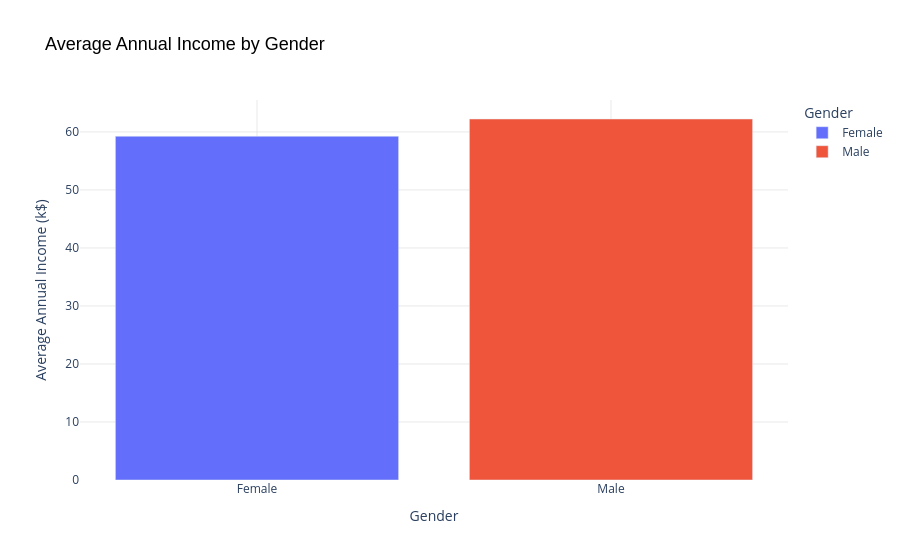

The cell this chart's notebook holds for it:
### Code cell
gender_income = df.groupby('Gender')['Annual_Income'].mean().reset_index()

fig = px.bar(gender_income,
             x='Gender',
             y='Annual_Income',
             color='Gender',
             title='Average Annual Income by Gender')

fig.update_layout(
    xaxis_title='Gender',
    yaxis_title='Average Annual Income (k$)',
    title_font=dict(size=18, family='Arial', color='black'),
    plot_bgcolor='rgba(0,0,0,0)',
    xaxis=dict(showgrid=True, gridcolor='lightgrey', gridwidth=0.5),
    yaxis=dict(showgrid=True, gridcolor='lightgrey', gridwidth=0.5)
)

fig.show()

### Figure 1 — Plotly figure (JSON) as saved in the notebook; plotly's stock layout.template omitted (floating-point values rounded to 4 significant figures)
{"data": [{"hovertemplate": "Gender=%{x}<br>Annual_Income=%{y}<extra></extra>", "legendgroup": "Female", "marker": {"color": "#636efa", "pattern": {"shape": ""}}, "name": "Female", "orientation": "v", "showlegend": true, "textposition": "auto", "type": "bar", "x": ["Female"], "xaxis": "x", "y": [59.25], "yaxis": "y"}, {"hovertemplate": "Gender=%{x}<br>Annual_Income=%{y}<extra></extra>", "legendgroup": "Male", "marker": {"color": "#EF553B", "pattern": {"shape": ""}}, "name": "Male", "orientation": "v", "showlegend": true, "textposition": "auto", "type": "bar", "x": ["Male"], "xaxis": "x", "y": [62.23], "yaxis": "y"}], "layout": {"barmode": "relative", "legend": {"title": {"text": "Gender"}, "tracegroupgap": 0}, "plot_bgcolor": "rgba(0,0,0,0)", "title": {"font": {"color": "black", "family": "Arial", "size": 18}, "text": "Average Annual Income by Gender"}, "xaxis": {"anchor": "y", "categoryarray": ["Female", "Male"], "categoryorder": "array", "domain": [0, 1], "gridcolor": "lightgrey", "gridwidth": 0.5, "showgrid": true, "title": {"text": "Gender"}}, "yaxis": {"anchor": "x", "domain": [0, 1], "gridcolor": "lightgrey", "gridwidth": 0.5, "showgrid": true, "title": {"text": "Average Annual Income (k$)"}}}}
